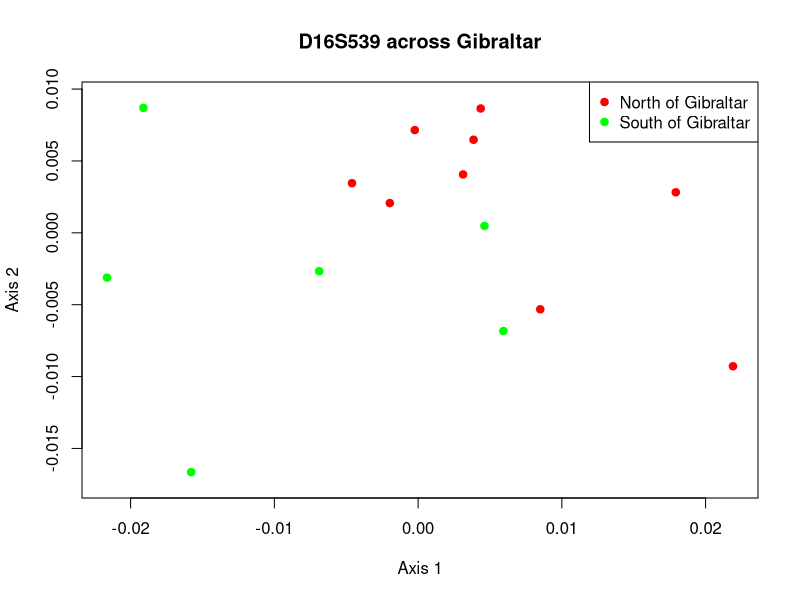

Recreate this plot in R.

# read input into R data frame
reynolds_frame <- read.table(file="locus_D16S539.mat",fill=TRUE,header=TRUE)

# make distance matrix and change into R dist object 
reynolds_matrix <- as.matrix(reynolds_frame)
reynolds_dist <- as.dist(reynolds_matrix)

# define colors to identify regions
region_colors <- rep("green",times=nrow(reynolds_frame))
region_colors[grep("Spain",colnames(reynolds_frame))] <- "red"

# required R library for this MDS
require(vegan)

# run the MDS
D16S539_MDS <- metaMDS(reynolds_dist)

# open PNG device to output graphic in PNG format
png(file="D16S539_MDS_plot.png")

# create the plot
plot(D16S539_MDS,type="n",xlab="Axis 1", ylab="Axis 2", main="D16S539 across Gibraltar")

# add the points
points(D16S539_MDS,pch=19,col=region_colors)

# add a legend
legend("topright", legend=c("North of Gibraltar", "South of Gibraltar"), pch=19, col=c("red", "green"))

# close the PNG device
dev.off()
